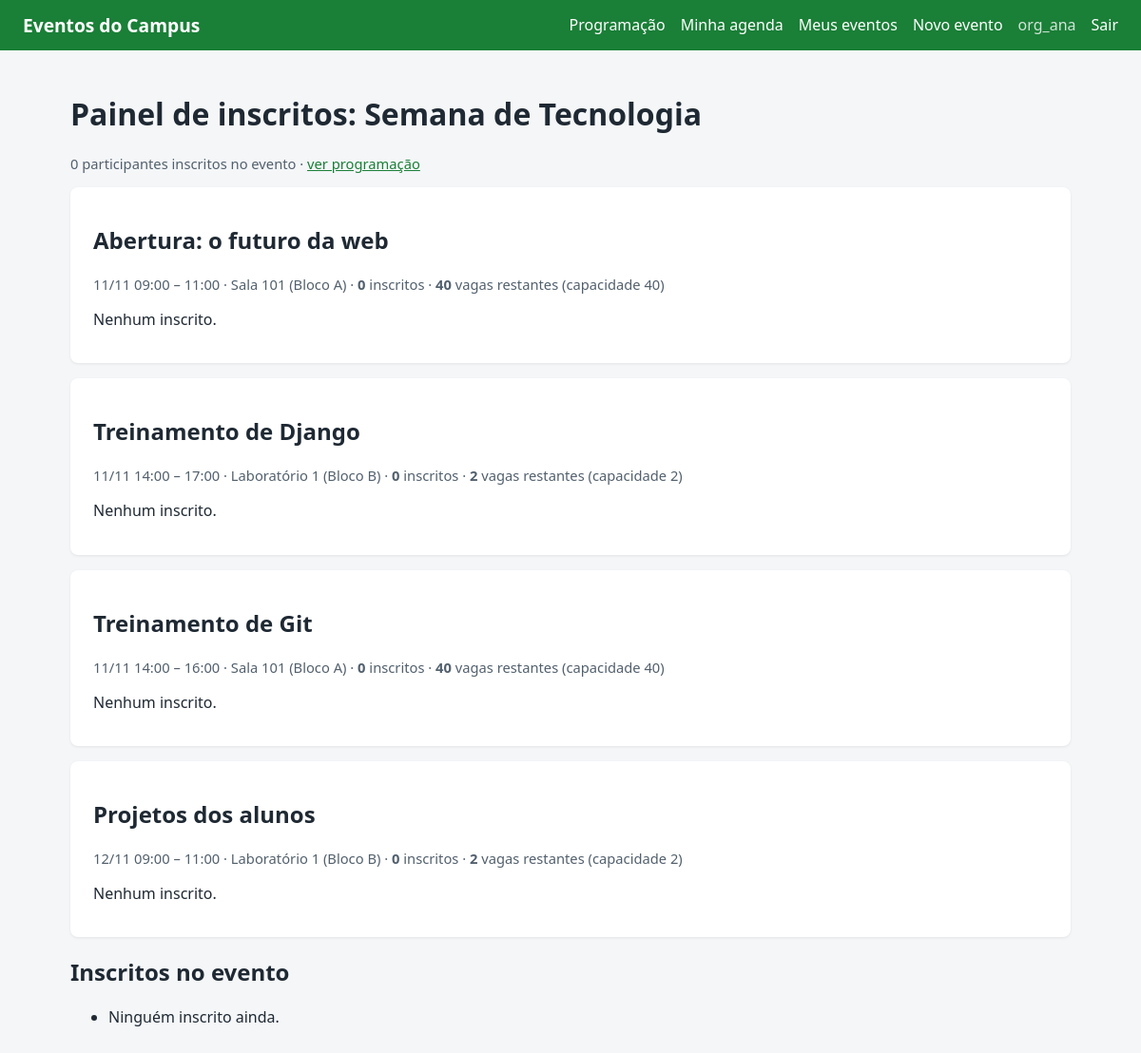
Page /eventos/1/painel/ (signed in) on the committed database.
### eventos/models.py (models this page shows, shortened)
class Evento(models.Model):
    nome = models.CharField(max_length=200)
    descricao = models.TextField(blank=True)
    data_inicio = models.DateField("data de início")
    data_fim = models.DateField("data de fim")
    inscricoes_abertas = models.BooleanField("inscrições abertas", default=True)
    organizador = models.ForeignKey(
        settings.AUTH_USER_MODEL,
        on_delete=models.PROTECT,
        related_name="eventos_organizados",
    )
    class Meta:
        ordering = ["data_inicio", "nome"]
    def get_absolute_url(self):
        return reverse("eventos:detalhe", args=[self.pk])

class Atividade(models.Model):
    class Tipo(models.TextChoices):
        PALESTRA = "PALESTRA", "Palestra"
        TREINAMENTO = "TREINAMENTO", "Treinamento"
        APRESENTACAO = "APRESENTACAO", "Apresentação"
    evento = models.ForeignKey(Evento, on_delete=models.CASCADE, related_name="atividades")
    titulo = models.CharField("título", max_length=200)
    tipo = models.CharField(max_length=20, choices=Tipo.choices)
    descricao = models.TextField("descrição", blank=True)
    responsavel = models.CharField("responsável", max_length=200)
    sala = models.ForeignKey(Sala, on_delete=models.PROTECT, related_name="atividades")
    inicio = models.DateTimeField("início")
    fim = models.DateTimeField()
    objects = AtividadeQuerySet.as_manager()
    class Meta:
        ordering = ["inicio"]

class Sala(models.Model):
    nome = models.CharField(max_length=100, unique=True)
    bloco = models.CharField(max_length=100, blank=True)
    capacidade = models.PositiveIntegerField(help_text="Número de lugares; limita as inscrições.")
    class Meta:
        ordering = ["nome"]
    def __str__(self):
        return f"{self.nome} ({self.bloco})" if self.bloco else self.nome

### eventos/views.py (the view)
# urls.py: path("eventos/<int:pk>/painel/", views.PainelView.as_view(), name="painel"),
class PainelView(DonoDoEventoMixin, DetailView):
    permission_required = "eventos.change_evento"
    model = Evento
    template_name = "eventos/painel.html"
    context_object_name = "evento"
    def get_context_data(self, **kwargs):
        context = super().get_context_data(**kwargs)
        inscricoes = InscricaoAtividade.objects.select_related("inscricao_evento__participante").order_by("data")
        context["atividades"] = (
            self.object.atividades.com_vagas()
            .select_related("sala")
            .prefetch_related(Prefetch("inscricoes", queryset=inscricoes))
        )
        context["inscricoes_evento"] = self.object.inscricoes.select_related("participante").order_by("data")
        return context

### eventos/mixins.py (called while the page is built)
    def get_evento(self):
        if not hasattr(self, "_evento"):
            self._evento = self.buscar_evento()
        return self._evento

    def buscar_evento(self):
        return get_object_or_404(Evento, pk=self.kwargs["pk"])

    def has_permission(self):
        return super().has_permission() and self.get_evento().organizador_id == self.request.user.pk

### eventos/models.py (called while the page is built)
    def com_vagas(self):
        return self.annotate(num_inscritos=Count("inscricoes", distinct=True)).annotate(
            vagas=F("sala__capacidade") - F("num_inscritos")
        )

### templates/eventos/painel.html (shortened to what this page needs)
{% extends "base.html" %}
{% block content %}
<h1>Painel de inscritos: {{ evento.nome }}</h1>
<p class="meta">{{ inscricoes_evento|length }} participante{{ inscricoes_evento|length|pluralize }} inscrito{{ inscricoes_evento|length|pluralize }} no evento · <a href="{{ evento.get_absolute_url }}">ver programação</a></p>
{% for a in atividades %}
    <section class="cartao">
        <h2>{{ a.titulo }}</h2>
        <p class="meta">
            {{ a.inicio|date:"d/m H:i" }} – {{ a.fim|date:"H:i" }} · {{ a.sala }}
            · <strong>{{ a.num_inscritos }}</strong> inscrito{{ a.num_inscritos|pluralize }}
            · <strong>{{ a.vagas }}</strong> vaga{{ a.vagas|pluralize }} restante{{ a.vagas|pluralize }} (capacidade {{ a.sala.capacidade }})
        </p>
        {% if a.inscricoes.all %}
            <ol>
                {% for ia in a.inscricoes.all %}
                    <li>{{ ia.inscricao_evento.participante.get_full_name|default:ia.inscricao_evento.participante.username }} <small>({{ ia.data|date:"d/m/Y H:i" }})</small></li>
                {% endfor %}
            </ol>
        {% else %}
            <p>Nenhum inscrito.</p>
        {% endif %}
    </section>
{% empty %}
    <p>Este evento ainda não tem atividades.</p>
{% endfor %}
<h2>Inscritos no evento</h2>
<ul>
    {% for ie in inscricoes_evento %}
        <li>{{ ie.participante.get_full_name|default:ie.participante.username }} <small>({{ ie.data|date:"d/m/Y H:i" }})</small></li>
    {% empty %}
        <li>Ninguém inscrito ainda.</li>
    {% endfor %}
</ul>
{% endblock %}

### templates/base.html (shortened to what this page needs)
{% load static %}<!DOCTYPE html>
<html lang="pt-br">
<head>
    <link rel="stylesheet" href="{% static 'css/style.css' %}">
</head>
<body>
<header class="topo">
    <a class="marca" href="{% url 'eventos:lista' %}">Eventos do Campus</a>
    <nav>
        <a href="{% url 'eventos:lista' %}">Programação</a>
        {% if user.is_authenticated %}
            <a href="{% url 'eventos:agenda' %}">Minha agenda</a>
            {% if perms.eventos.add_evento %}
                <a href="{% url 'eventos:meus_eventos' %}">Meus eventos</a>
                <a href="{% url 'eventos:criar' %}">Novo evento</a>
            {% endif %}
            <span class="usuario">{{ user.username }}</span>
            <form method="post" action="{% url 'logout' %}" class="inline">
                <button type="submit" class="link">Sair</button>
            </form>
        {% else %}
            <a href="{% url 'login' %}">Entrar</a>
            <a href="{% url 'signup' %}">Cadastrar</a>
        {% endif %}
    </nav>
</header>
<main>
    {% block content %}{% endblock %}
</main>
</body>
</html>

### static/css/style.css (style rules this page uses)
* { box-sizing: border-box; }
body { margin: 0; font-family: system-ui, "Segoe UI", sans-serif; background: #f4f6f8; color: #1f2933; }
a { color: #1a7f37; }
main { max-width: 1100px; margin: 0 auto; padding: 1.5rem; }
.topo { display: flex; justify-content: space-between; align-items: center; flex-wrap: wrap; gap: 1rem; padding: .8rem 1.5rem; background: #1a7f37; }
.topo a, .topo .usuario, .topo .link { color: #fff; text-decoration: none; }
.topo nav { display: flex; gap: 1rem; align-items: center; flex-wrap: wrap; }
.marca { font-weight: 700; font-size: 1.2rem; }
.usuario { opacity: .8; }
.cartao { background: #fff; border-radius: 8px; padding: 1.2rem 1.5rem; margin-bottom: 1rem; box-shadow: 0 1px 3px rgba(0,0,0,.08); }
.meta { color: #52606d; font-size: .92rem; }
button, .botao { display: inline-block; border: 0; border-radius: 6px; padding: .5rem 1rem; cursor: pointer; background: #1a7f37; color: #fff; font: inherit; text-decoration: none; }
button.link { background: none; padding: 0; }
form.inline { display: inline; }

### rows in the picture
Evento: nome "Semana de Tecnologia"
Atividade: titulo "Abertura: o futuro da web", inicio "11/11 09:00", fim "11:00", sala "Sala 101 (Bloco A)", num_inscritos "0", vagas "40", sala.capacidade "40", shows "Nenhum inscrito."
Atividade: titulo "Treinamento de Django", inicio "11/11 14:00", fim "17:00", sala "Laboratório 1 (Bloco B)", num_inscritos "0", vagas "2", sala.capacidade "2", shows "Nenhum inscrito."
Atividade: titulo "Treinamento de Git", inicio "11/11 14:00", fim "16:00", sala "Sala 101 (Bloco A)", num_inscritos "0", vagas "40", sala.capacidade "40", shows "Nenhum inscrito."
Atividade: titulo "Projetos dos alunos", inicio "12/11 09:00", fim "11:00", sala "Laboratório 1 (Bloco B)", num_inscritos "0", vagas "2", sala.capacidade "2", shows "Nenhum inscrito."

### other values in the picture
{{ user.username }} "org_ana"
{{ inscricoes_evento|length }} "0"
